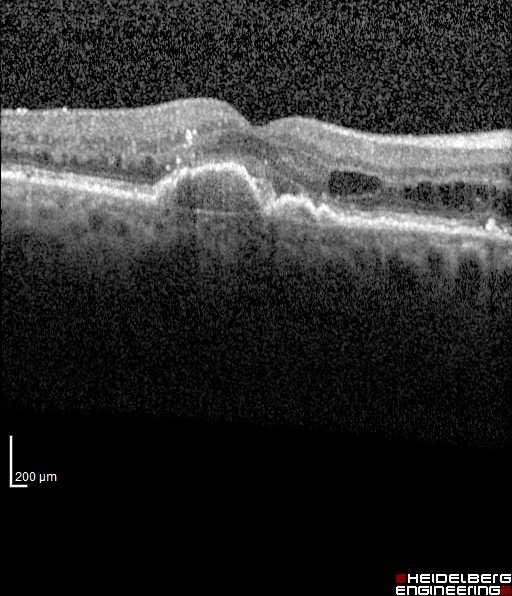
#> input picture BoundaryExtraction/Sample_Image/1126_R ONLY_WET_FOVEA_1.jpg, 512 x 596 px
$ python -i BoundaryExtraction.py   (imports and definitions only)   (older library calls are emulated)
#> lines starting #> are read from the running program, lines starting #| are printed output that depends on the picture; after the words box and inside, x2 and y2 are one past the last pixel; in counts of white or black regions, pixels touching at a corner belong together
#> further down, picture is the input picture: shape (596, 512, 3); mean B, G, R 45.2, 45.2, 45.2
import cv2
import numpy as np
from matplotlib import pyplot as plt
import sys
import os
from MyDenoise import MyDenoise
import re
import random

# [30 lines left out: functions FindLowerBoundary, ToGrayImage, MyDenoiseSobely, not called in this run]

def EdgeDetection(img):
	img = cv2.fastNlMeansDenoising(img,None,3,7,21)
	_,img = cv2.threshold(img,30,255,cv2.THRESH_TOZERO)
	denoise_img = img
	laplacian = cv2.Laplacian(img,cv2.CV_64F)
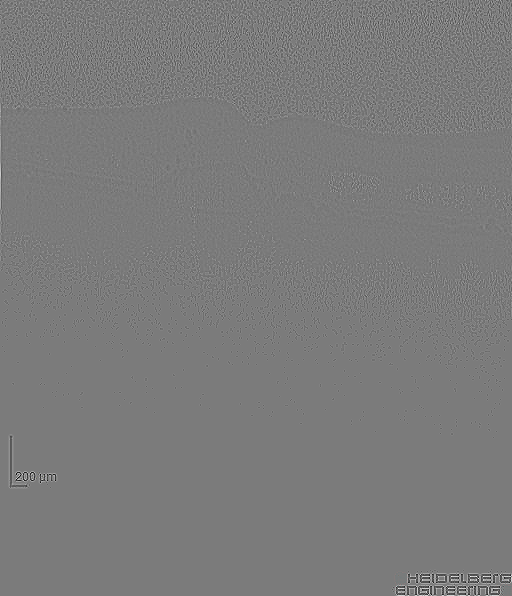
#> laplacian: shape (596, 512, 3) float64; mean of channels 0, 1, 2 0.1, 0.1, 0.1; drawn with min black and max white
	sobelx = cv2.Sobel(img,cv2.CV_64F,1,0,ksize=5)  # x
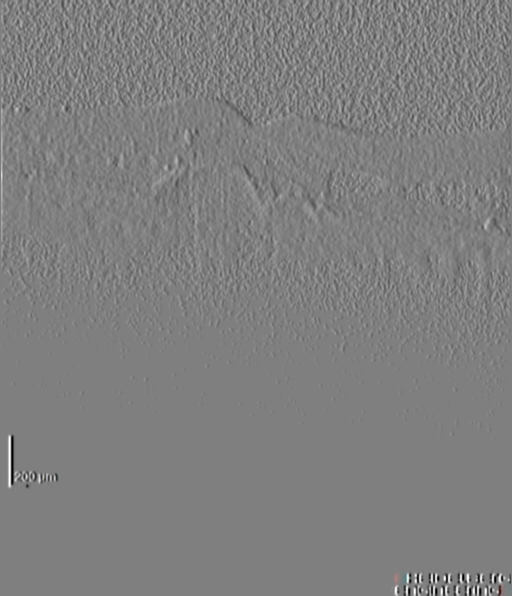
#> sobelx: shape (596, 512, 3) float64; mean of channels 0, 1, 2 3.1, 3.1, 3.5; drawn with min black and max white
	sobely = cv2.Sobel(img,cv2.CV_64F,0,1,ksize=3)  # y
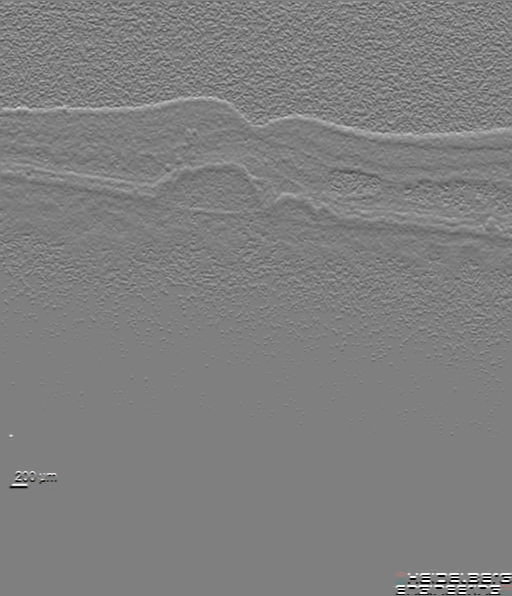
#> sobely: shape (596, 512, 3) float64; mean of channels 0, 1, 2 -0.3, -0.3, -0.3; drawn with min black and max white
	canny = cv2.Canny(img,100,200)
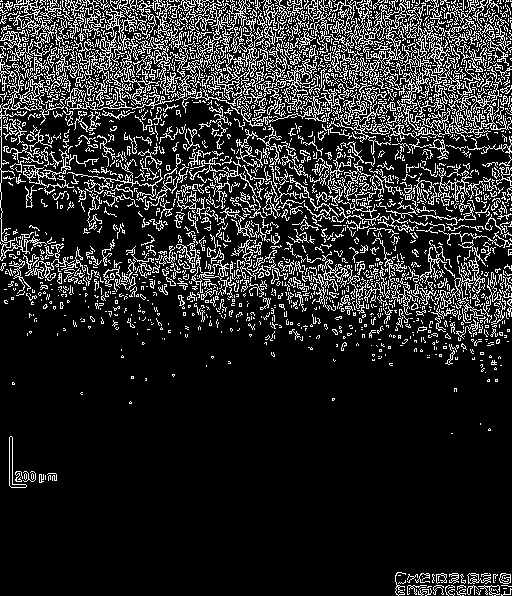
#> canny: shape (596, 512); 16% white in thin lines or dots
#> (the run stopped early here; a loop or call above may not have finished)

$ run again, on BoundaryExtraction/Sample_Image/240_L_DRY_OTHER_2.jpg
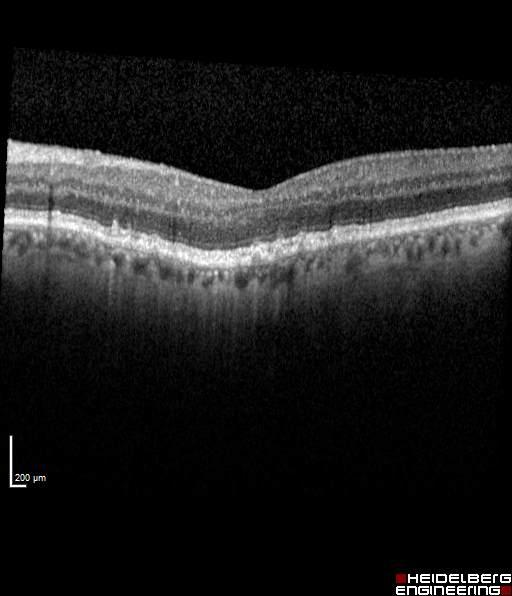
#> input picture BoundaryExtraction/Sample_Image/240_L_DRY_OTHER_2.jpg, 512 x 596 px
#> picture is the input picture: shape (596, 512, 3); mean B, G, R 30.6, 30.6, 30.7
#> in EdgeDetection, `canny = cv2.Canny(img,100,200)`:
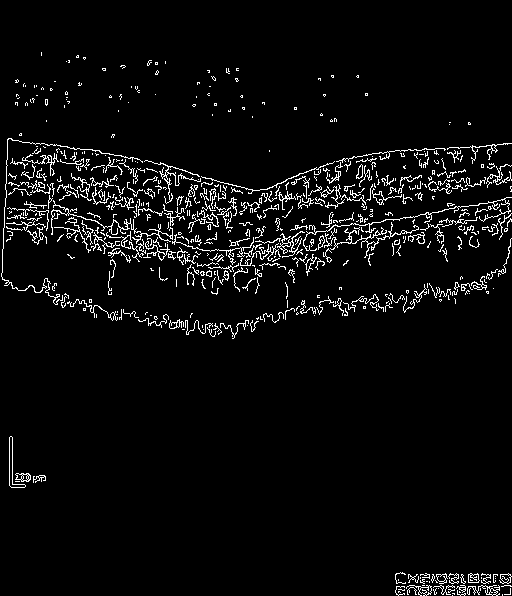
#> canny: shape (596, 512); 4.4% white in thin lines or dots

$ run again, on BoundaryExtraction/Sample_Image/240_R_WET_FOVEA_1.jpg
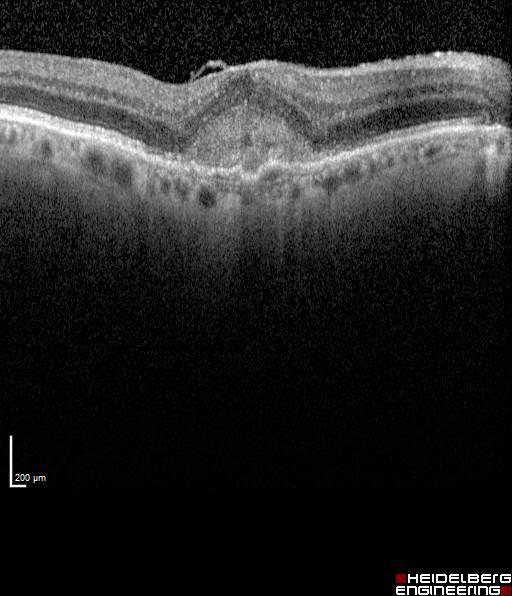
#> input picture BoundaryExtraction/Sample_Image/240_R_WET_FOVEA_1.jpg, 512 x 596 px
#> picture is the input picture: shape (596, 512, 3); mean B, G, R 37.7, 37.7, 37.8
#> in EdgeDetection, `canny = cv2.Canny(img,100,200)`:
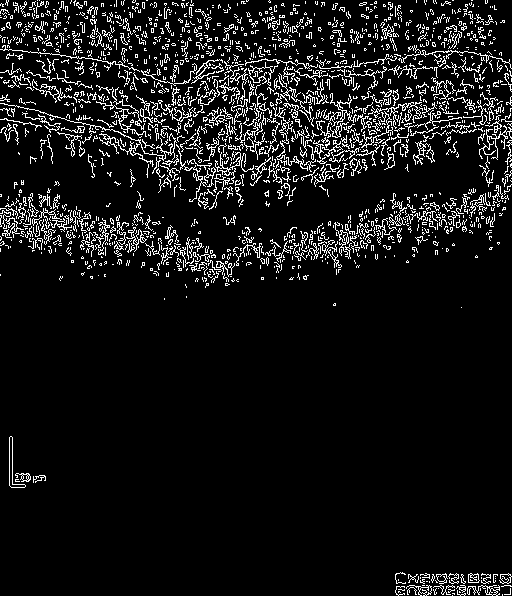
#> canny: shape (596, 512); 8.4% white in thin lines or dots

$ run again, on BoundaryExtraction/Sample_Image/240_R_WET_OTHER_2.jpg
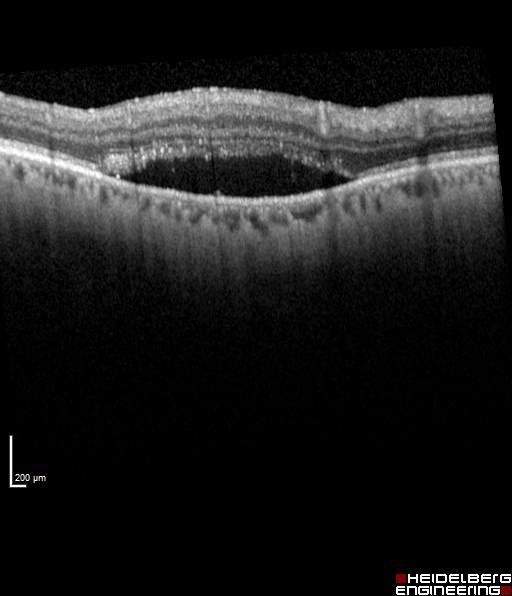
#> input picture BoundaryExtraction/Sample_Image/240_R_WET_OTHER_2.jpg, 512 x 596 px
#> picture is the input picture: shape (596, 512, 3); mean B, G, R 28.6, 28.6, 28.7
#> in EdgeDetection, `canny = cv2.Canny(img,100,200)`:
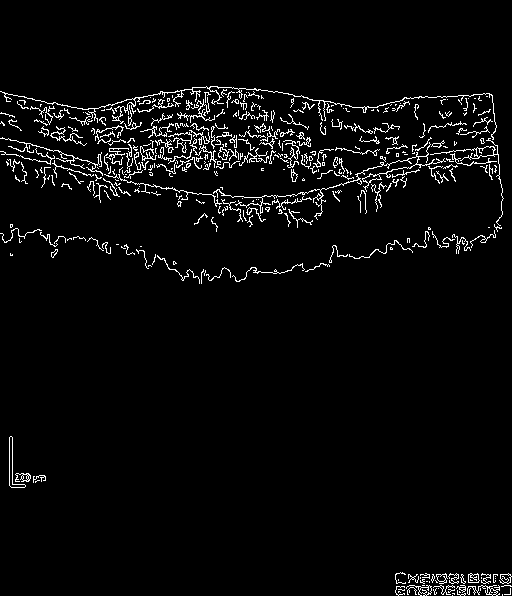
#> canny: shape (596, 512); 3.7% white in thin lines or dots, all inside (x1, y1, x2, y2) = (0, 86, 512, 596)
